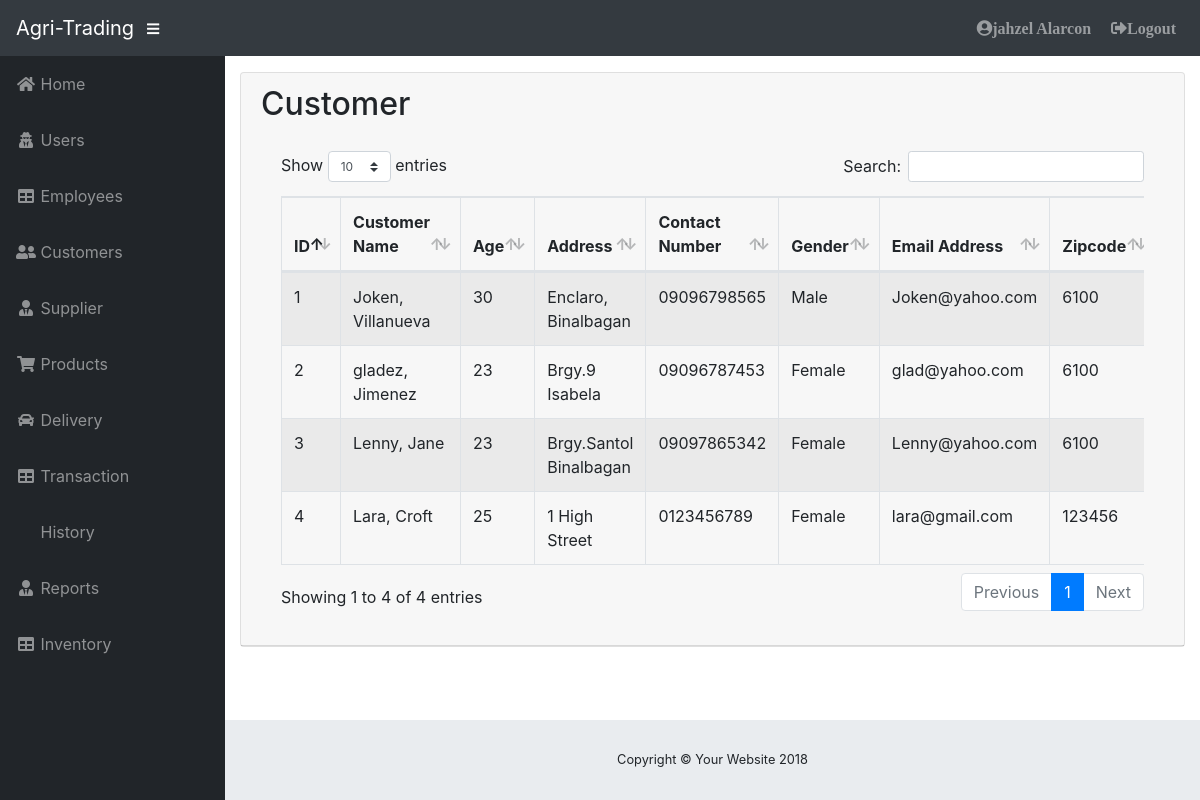
Page /admin/customer.php (signed in) on the committed database.
### tables this page shows
CREATE TABLE `tblcustomer` (
  `C_ID` int(50) NOT NULL,
  `C_FNAME` varchar(50) NOT NULL,
  `C_LNAME` varchar(50) NOT NULL,
  `C_AGE` int(2) NOT NULL,
  `C_ADDRESS` text NOT NULL,
  `C_PNUMBER` varchar(50) NOT NULL,
  `C_GENDER` varchar(50) NOT NULL,
  `C_EMAILADD` varchar(50) NOT NULL,
  `ZIPCODE` varchar(50) NOT NULL,
  `username` varchar(50) NOT NULL,
  `password` longtext NOT NULL
);

### admin/customer.php (the view, shortened to what this page needs)
<?php
if(!isset($_SESSION["userid"])){
 header("Location: login.php");
}else{
include('../includes/connection.php');
include 'theme/header.php';
include 'theme/sidebar.php';
?>
          <div class="card mb-3">
            <div class="card-header">
              <h2>Customer </h2>
            <div class="card-body">
              <div class="table-responsive">
                            <table class="table table-bordered table-hover table-striped"id="dataTable" width="100%" cellspacing="0">
                                <thead>
                                    <tr>
                                        <th>ID</th>
                                        <th>Customer Name</th>
                                          <th>Age</th>
                                        <th>Address</th>
                                        <th>Contact Number</th>
                                        <th>Gender</th>
                                        <th>Email Address</th>
                                          <th>Zipcode</th>
                                    </tr>
                                </thead>
                                <tbody>
                                  <?php
                $query = 'SELECT * FROM tblcustomer';
                    $result = mysqli_query($db, $query) or die (mysqli_error($db));
                        while ($row = mysqli_fetch_assoc($result)) {
                            echo '<tr>';
                            echo '<td>'. $row['C_ID'].'</td>';
                                echo '<td>'. $row['C_FNAME']. ', '. $row['C_LNAME'].'</td>';
                            echo '<td>'. $row['C_AGE'].'</td>';
                            echo '<td>'. $row['C_ADDRESS'].'</td>';
                            echo '<td>'. $row['C_PNUMBER'].'</td>';
                            echo '<td>'. $row['C_GENDER'].'</td>';
                            echo '<td>'. $row['C_EMAILADD'].'</td>';
                            echo '<td>'. $row['ZIPCODE'].'</td>';
                            echo '</tr> ';
                }
            ?>
                                </tbody>
                            </table>
                        </div>
            </div>
          </div>
        </div>
<?php include 'theme/footer.php'; }?>

### admin/css/sb-admin.css (style rules this page uses)
html { position: relative; min-height: 100%; }
body { height: 100%; }
:root { --input-padding-x: 0.75rem; --input-padding-y: 0.75rem; }

### rows in the picture
tblcustomer: C_ID "1", C_FNAME "Joken", C_LNAME "Villanueva", C_AGE "30", C_ADDRESS "Enclaro, Binalbagan", C_PNUMBER "09096798565", C_GENDER "Male", C_EMAILADD "Joken@yahoo.com", ZIPCODE "6100"
tblcustomer: C_ID "2", C_FNAME "gladez", C_LNAME "Jimenez", C_AGE "23", C_ADDRESS "Brgy.9 Isabela", C_PNUMBER "09096787453", C_GENDER "Female", C_EMAILADD "glad@yahoo.com", ZIPCODE "6100"
tblcustomer: C_ID "3", C_FNAME "Lenny", C_LNAME "Jane", C_AGE "23", C_ADDRESS "Brgy.Santol Binalbagan", C_PNUMBER "09097865342", C_GENDER "Female", C_EMAILADD "Lenny@yahoo.com", ZIPCODE "6100"
tblcustomer: C_ID "4", C_FNAME "Lara", C_LNAME "Croft", C_AGE "25", C_ADDRESS "1 High Street", C_PNUMBER "0123456789", C_GENDER "Female", C_EMAILADD "lara@gmail.com", ZIPCODE "123456"

### other values in the picture
$_SESSION['fname'] "jahzel"
$_SESSION['lname'] "Alarcon"
